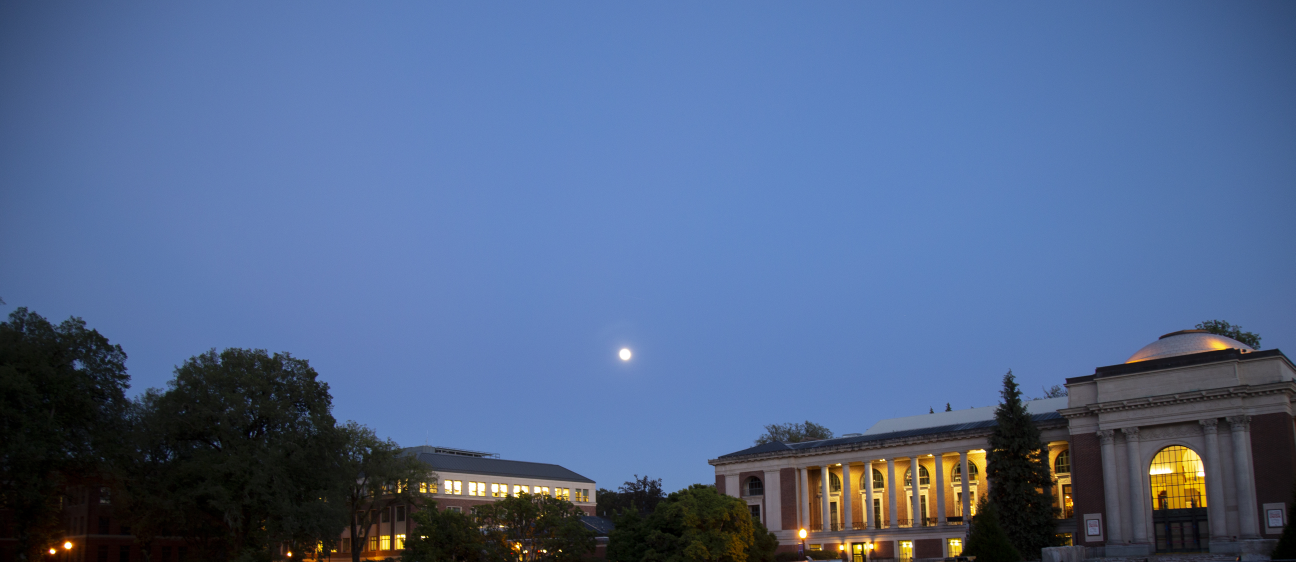
#> input picture block-media/180626_teresahall_2104.jpg, 5182 x 2247 px (shown at 1/4 size); its folder holds 4 pictures in this run
$ python createthumbs.py   (Python 2 division)   (older library calls are emulated)
#> lines starting #> are read from the running program, lines starting #| are printed output that depends on the picture
from PIL import Image
import os

contents = os.listdir("./block-media")
if not os.path.exists("./block-media/thumbs"):
    os.makedirs("./block-media/thumbs")
size = 500,500
for file in contents:
    if file.lower().find(".png") != -1 or file.lower().find(".jpg") != -1:
        e = "PNG" if file.lower().find(".png") else "JPEG"
        f = Image.open("./block-media/"+file)
#> f is the input picture: PIL image 5182x2247 RGB; mean R, G, B 80.9, 102.7, 141.1
        f.thumbnail(size, Image.ANTIALIAS)
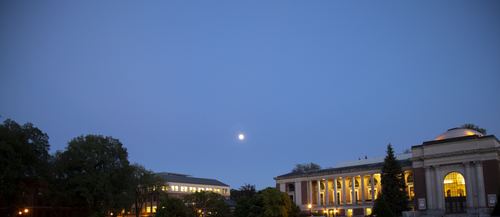
#> f: PIL image 500x217 RGB; mean R, G, B 80.8, 102.7, 141.1
        f.save("./block-media/thumbs/"+file, e)
        print "Created thumb for " + file
#> pass 2 of the loop `for file in contents:`:
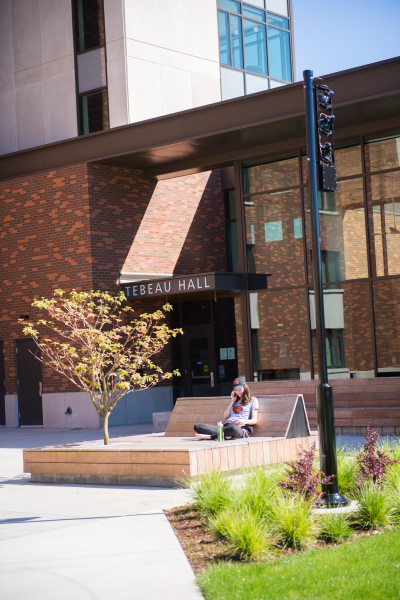
#> input picture block-media/20150416_TebeauHall_HO3483.jpg, 400 x 600 px
#> f is the input picture: PIL image 400x600 RGB; mean R, G, B 135.1, 125.2, 111.3
#> `f.thumbnail(size, Image.ANTIALIAS)`:
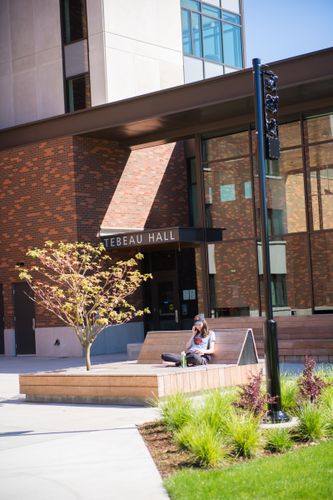
#> f: PIL image 333x500 RGB; mean R, G, B 135.1, 125.2, 111.3
#> pass 3 of the loop `for file in contents:`:
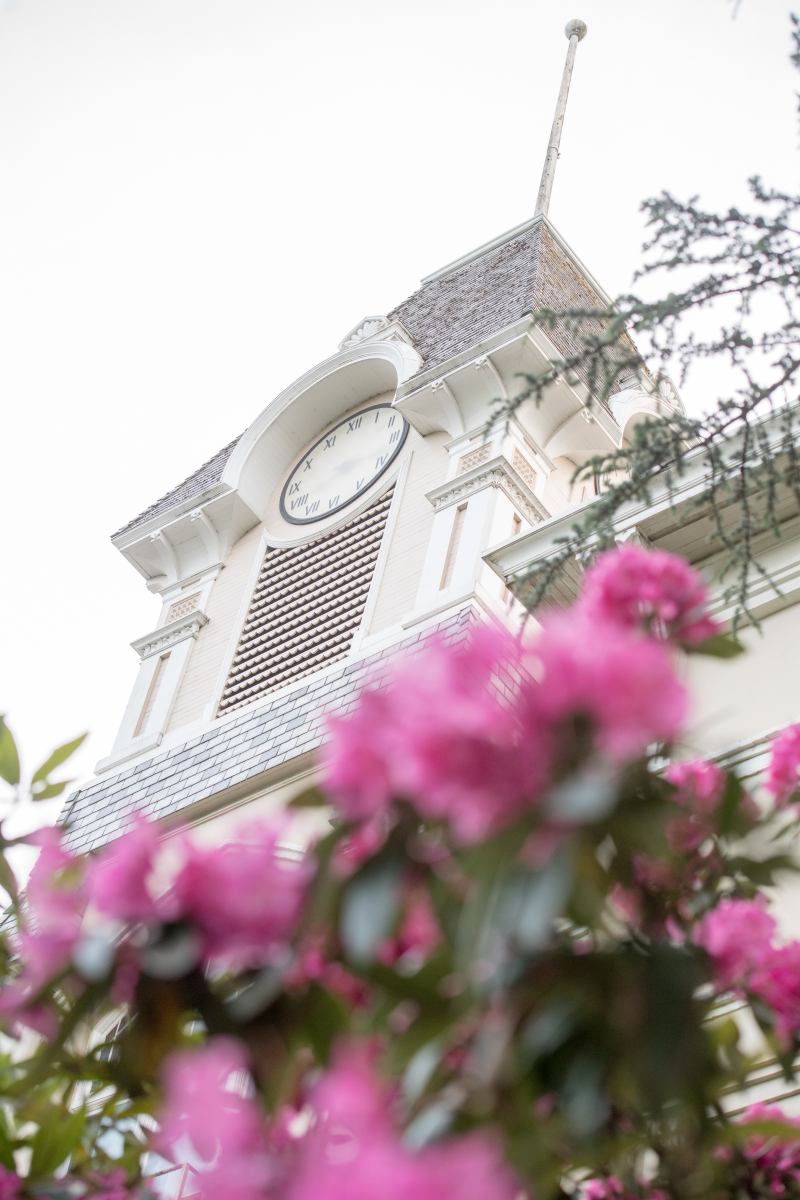
#> input picture block-media/Lester_060517_1617.jpg, 3200 x 4800 px (shown at 1/4 size)
#> f is the input picture: PIL image 3200x4800 RGB; mean R, G, B 188.1, 172.1, 174.2
#> `f.thumbnail(size, Image.ANTIALIAS)`:
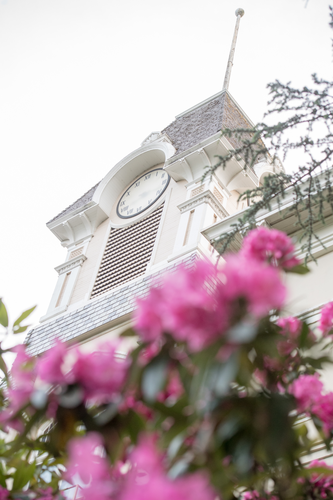
#> f: PIL image 333x500 RGB; mean R, G, B 188.1, 172.1, 174.2
#> the loop made 4 passes; the first 3 are shown
